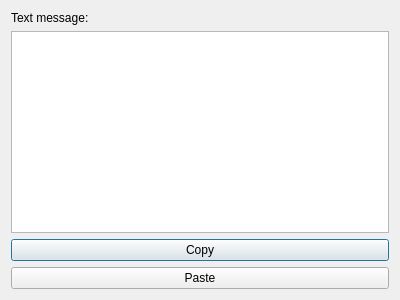
<?xml version="1.0" encoding="UTF-8"?>
<ui version="4.0">
 <class>DialogText</class>
 <widget class="QDialog" name="DialogText">
  <property name="geometry">
   <rect>
    <x>0</x>
    <y>0</y>
    <width>400</width>
    <height>300</height>
   </rect>
  </property>
  <property name="windowTitle">
   <string>Dukto</string>
  </property>
  <layout class="QVBoxLayout" name="verticalLayout">
   <item>
    <widget class="QLabel" name="label">
     <property name="text">
      <string>Text message:</string>
     </property>
    </widget>
   </item>
   <item>
    <widget class="QPlainTextEdit" name="textMessage"/>
   </item>
   <item>
    <widget class="QPushButton" name="buttonCopy">
     <property name="text">
      <string>Copy</string>
     </property>
    </widget>
   </item>
   <item>
    <widget class="QPushButton" name="buttonPaste">
     <property name="text">
      <string>Paste</string>
     </property>
    </widget>
   </item>
  </layout>
 </widget>
 <resources/>
 <connections/>
</ui>
